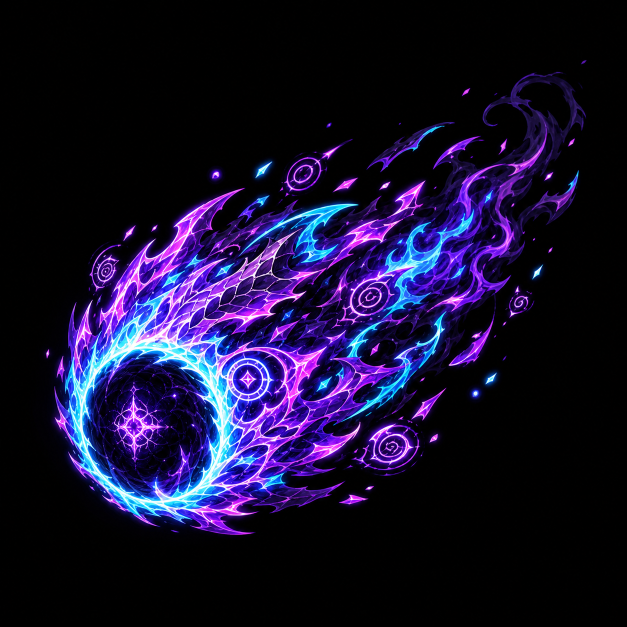
#> input picture tools/generated_attack_effects/class4_sources/abyss_dragon_mage_valflare.png, 1254 x 1254 px (shown at 1/2 size)
$ python -i import_image_generated_class4_attack_effects.py   (imports and definitions only)
#> lines starting #> are read from the running program, lines starting #| are printed output that depends on the picture; after the words box and inside, x2 and y2 are one past the last pixel; in counts of white or black regions, pixels touching at a corner belong together
#> further down, picture is the input picture: PIL image 1254x1254 RGB; mean R, G, B 22.9, 17, 47.7
#!/usr/bin/env python3
from __future__ import annotations

import sys
from pathlib import Path

import numpy as np
from PIL import Image, ImageEnhance, ImageFilter


REPO_ROOT = Path(__file__).resolve().parents[1]
UNITY_ROOT = REPO_ROOT / "WitchTowerGame"
SOURCE_DIR = REPO_ROOT / "tools" / "generated_attack_effects" / "class4_sources"
OUTPUT_DIR = UNITY_ROOT / "Assets" / "Resources" / "BattleEffects" / "Monster"

CLASS4_EFFECT_KEYS = (
    "mecha_dragon_valdrake",
    "drag_gaia",
    "dragon_sword_saint_agito",
    "abyss_dragon_mage_valflare",
    "fortress_machine_gigafort",
    "mecha_sword_saint_gransaber",
    "dark_magic_machine_god_merchion",
    "rock_knight_gaius",
    "astral_eclipse_golem",
    "magic_sword_saint_luciel",
    "seraph_michael",
    "spirit_queen_titania",
    "spirit_queen_titania_staff_beam",
)

HORIZONTAL_BEAM_EFFECT_KEYS = {
    "spirit_queen_titania_staff_beam",
}

FRAME_STEPS = (
    {"scale": 0.68, "opacity": 0.48, "brightness": 0.86, "blur": 0.0},
    {"scale": 0.86, "opacity": 0.78, "brightness": 1.00, "blur": 0.0},
    {"scale": 1.00, "opacity": 1.00, "brightness": 1.14, "blur": 0.0},
    {"scale": 1.16, "opacity": 0.54, "brightness": 1.04, "blur": 0.55},
)

BEAM_FRAME_STEPS = (
    {"opacity": 0.74, "brightness": 0.92, "blur": 0.00, "vertical_scale": 0.96},
    {"opacity": 0.96, "brightness": 1.04, "blur": 0.00, "vertical_scale": 1.00},
    {"opacity": 1.00, "brightness": 1.16, "blur": 0.18, "vertical_scale": 1.04},
    {"opacity": 0.82, "brightness": 1.00, "blur": 0.32, "vertical_scale": 0.98},
)


def build_luminance_mask(image: Image.Image, threshold: int = 8) -> Image.Image:
#> called with threshold = 8
    rgb = image.convert("RGB")
    channels = rgb.split()
    max_channel = Image.fromarray(
        np.maximum.reduce([np.asarray(channel) for channel in channels]).astype(np.uint8),
        "L",
    )
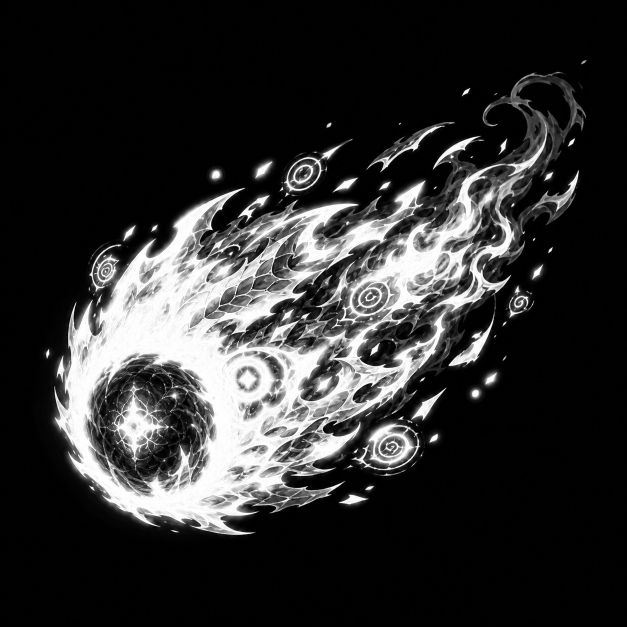
#> max_channel: PIL image 1254x1254 L (shown at 1/2 size); min 0, max 255, mean 47.8
    return max_channel.point(lambda value: 255 if value > threshold else 0)
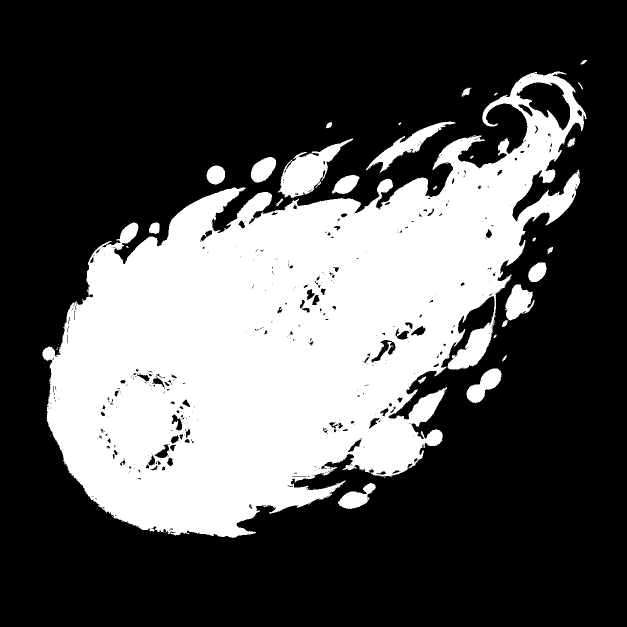
#> returned value: PIL image 1254x1254 L (shown at 1/2 size); 32.9% white; 57 white regions (30 under 20 px), largest, box (x1, y1, x2, y2) and area: (85, 143, 1173, 1076) 493248, (556, 277, 706, 396) 6938, (732, 243, 911, 345) 3899


def crop_to_effect(image: Image.Image) -> Image.Image:
    mask = build_luminance_mask(image)
    bbox = mask.getbbox()
#> bbox = (85, 120, 1174, 1076)
    if bbox is None:
        return image

    padding = 34
    left = max(0, bbox[0] - padding)
#> left = 51
    top = max(0, bbox[1] - padding)
#> top = 86
    right = min(image.width, bbox[2] + padding)
#> right = 1208
    bottom = min(image.height, bbox[3] + padding)
#> bottom = 1110
    return image.crop((left, top, right, bottom))
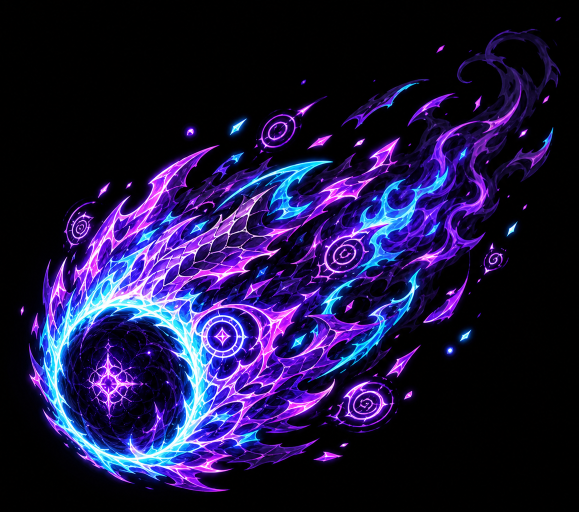
#> returned value: PIL image 1157x1024 RGB (shown at 1/2 size); mean R, G, B 30.3, 22.5, 63.3


# [149 lines left out: functions fit_to_canvas, fit_to_horizontal_beam_canvas, black_to_alpha, transform_frame, transform_beam_frame, write_effect_frames and 1 more, not called in this run]


# [2 lines not run here, left out]

>>> from PIL import Image
>>> picture = Image.open('generated_attack_effects/class4_sources/abyss_dragon_mage_valflare.png')
>>> result = crop_to_effect(picture)

$ run again, on tools/generated_attack_effects/class4_sources/rock_knight_gaius.png
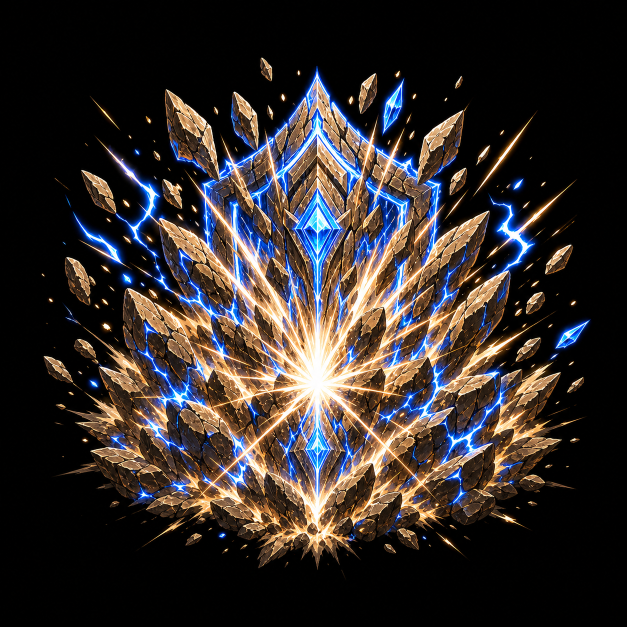
#> input picture tools/generated_attack_effects/class4_sources/rock_knight_gaius.png, 1254 x 1254 px (shown at 1/2 size)
#> picture is the input picture: PIL image 1254x1254 RGB; mean R, G, B 51.2, 44.6, 43
#> in build_luminance_mask, `return max_channel.point(lambda value: 255 if value > threshold else 0)`:
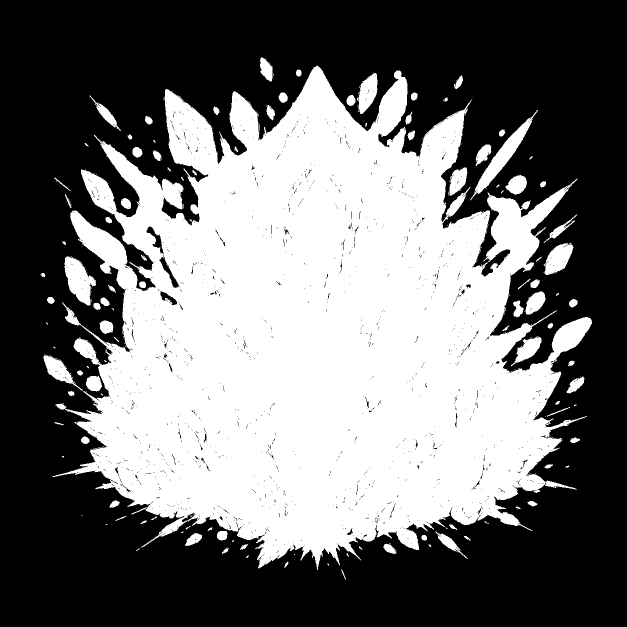
#> returned value: PIL image 1254x1254 L (shown at 1/2 size); 44% white; 228 white regions (138 under 20 px), largest, box (x1, y1, x2, y2) and area: (104, 131, 1184, 1140) 657955, (940, 220, 1076, 401) 4026, (129, 514, 192, 611) 3494
#> bbox = (81, 115, 1184, 1160)
#> left = 47
#> top = 81
#> right = 1218
#> bottom = 1194
#> in crop_to_effect, `return image.crop((left, top, right, bottom))`:
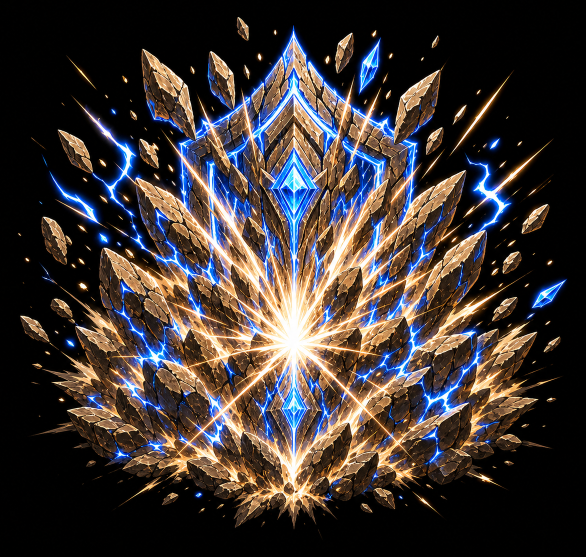
#> returned value: PIL image 1171x1113 RGB (shown at 1/2 size); mean R, G, B 61.7, 53.8, 51.9
